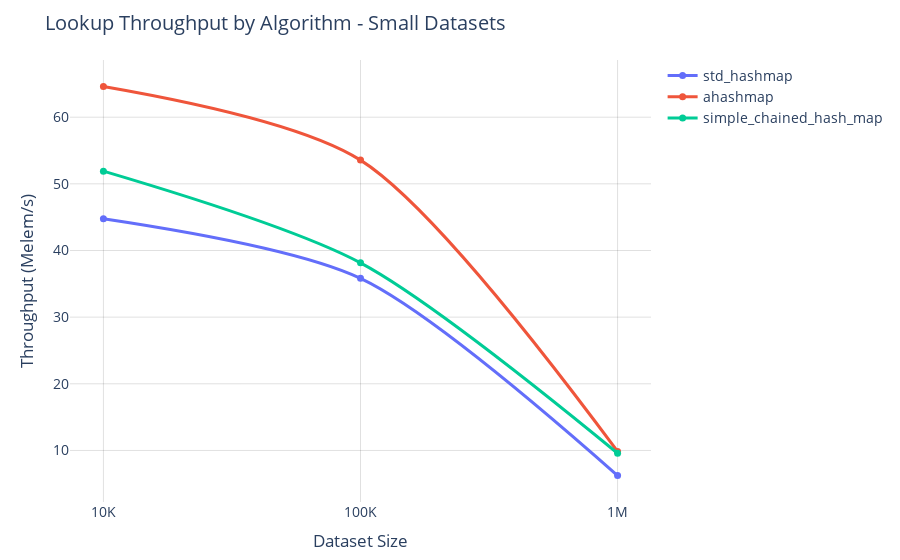

Notebook code cell kept with this figure:
### Code cell
fig = plot_bench(df, "lookup", "Lookup Throughput by Algorithm - Small Datasets", bench_type="throughput",  max_size=1000000)
fig.show()

### Figure 1 — Plotly figure (JSON) as saved in the notebook; plotly's stock layout.template omitted (floating-point values rounded to 4 significant figures)
{"data": [{"hovertemplate": "Algorithm=std_hashmap<br>Dataset Size=%{x}<br>Throughput (Melem/s)=%{y}<extra></extra>", "legendgroup": "std_hashmap", "line": {"color": "#636EFA", "dash": "solid", "shape": "spline", "smoothing": 0.8, "width": 3}, "marker": {"size": 7, "symbol": "circle"}, "mode": "lines+markers", "name": "std_hashmap", "orientation": "v", "showlegend": true, "type": "scatter", "x": [10000, 100000, 1000000], "xaxis": "x", "y": [44.77, 35.82, 6.24], "yaxis": "y"}, {"hovertemplate": "Algorithm=ahashmap<br>Dataset Size=%{x}<br>Throughput (Melem/s)=%{y}<extra></extra>", "legendgroup": "ahashmap", "line": {"color": "#EF553B", "dash": "solid", "shape": "spline", "smoothing": 0.8, "width": 3}, "marker": {"size": 7, "symbol": "circle"}, "mode": "lines+markers", "name": "ahashmap", "orientation": "v", "showlegend": true, "type": "scatter", "x": [10000, 100000, 1000000], "xaxis": "x", "y": [64.61, 53.56, 9.854], "yaxis": "y"}, {"hovertemplate": "Algorithm=simple_chained_hash_map<br>Dataset Size=%{x}<br>Throughput (Melem/s)=%{y}<extra></extra>", "legendgroup": "simple_chained_hash_map", "line": {"color": "#00CC96", "dash": "solid", "shape": "spline", "smoothing": 0.8, "width": 3}, "marker": {"size": 7, "symbol": "circle"}, "mode": "lines+markers", "name": "simple_chained_hash_map", "orientation": "v", "showlegend": true, "type": "scatter", "x": [10000, 100000, 1000000], "xaxis": "x", "y": [51.9, 38.14, 9.583], "yaxis": "y"}], "layout": {"autosize": true, "font": {"size": 14}, "hovermode": "x unified", "legend": {"title": {"text": ""}, "tracegroupgap": 0}, "margin": {"b": 55, "l": 70, "r": 20, "t": 60}, "title": {"text": "Lookup Throughput by Algorithm - Small Datasets"}, "xaxis": {"anchor": "y", "autorange": true, "domain": [0, 1], "gridcolor": "rgba(0, 0, 0, 0.12)", "range": [3.875, 6.125], "showgrid": true, "ticktext": ["10K", "100K", "1M", "10M", "25M"], "tickvals": [10000, 100000, 1000000, 10000000, 25000000], "title": {"text": "Dataset Size"}, "type": "log"}, "yaxis": {"anchor": "x", "autorange": true, "domain": [0, 1], "gridcolor": "rgba(0, 0, 0, 0.12)", "range": [2.331, 68.52], "showgrid": true, "title": {"text": "Throughput (Melem/s)"}, "type": "linear"}}}
